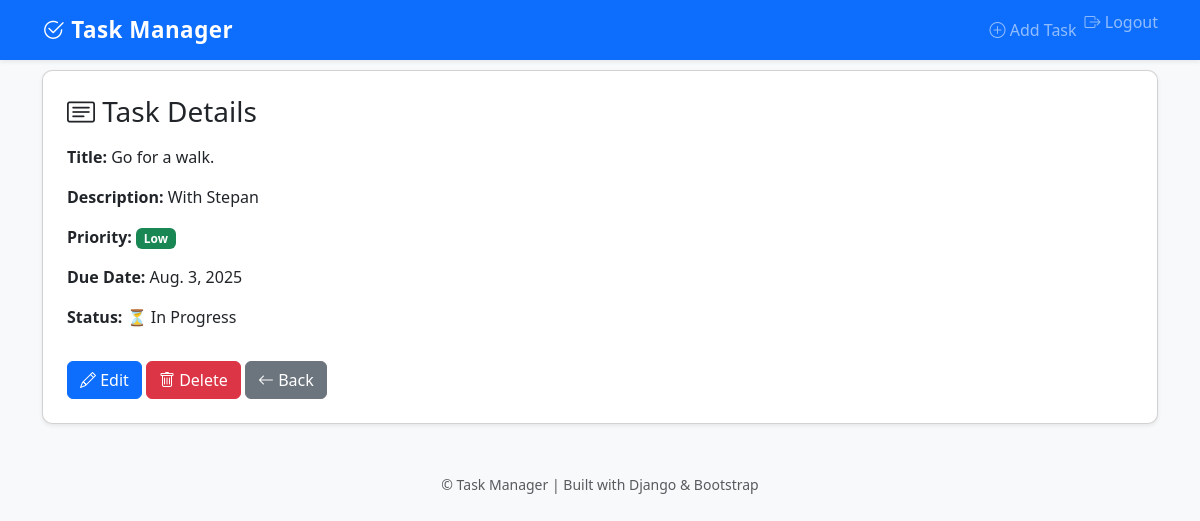
The app's page /tasks/task/3/ (signed in) with its own data.
### tasks/models.py (models this page shows, shortened)
class Task(models.Model):
    title = models.CharField(max_length=200)
    description = models.TextField(blank=True)
    completed = models.BooleanField(default=False)
    priority = models.IntegerField(default=1)
    due_date = models.DateField(null=True, blank=True)
    user = models.ForeignKey(User, on_delete=models.CASCADE)

### tasks/views.py (the view)
# urls.py: path('task/<int:pk>/', views.task_detail, name='task_detail'),
@login_required
def task_detail(request, pk):
    task = get_object_or_404(Task, pk=pk, user=request.user)  # user filter added
    return render(request, 'tasks/task_detail.html', {'task': task})

### tasks/templates/tasks/task_detail.html
{% extends 'tasks/base.html' %}
{% block content %}
<div class="card shadow-sm p-4">
    <h3 class="mb-3"><i class="bi bi-card-text"></i> Task Details</h3>
    <p><strong>Title:</strong> {{ task.title }}</p>
    <p><strong>Description:</strong> {{ task.description|default:"No description" }}</p>
    <p><strong>Priority:</strong>
        {% if task.priority == 3 %}
            <span class="badge bg-danger">High</span>
        {% elif task.priority == 2 %}
            <span class="badge bg-warning text-dark">Medium</span>
        {% else %}
            <span class="badge bg-success">Low</span>
        {% endif %}
    </p>
    <p><strong>Due Date:</strong> {{ task.due_date|default:"No due date" }}</p>
    <p><strong>Status:</strong> {% if task.completed %}✅ Completed{% else %}⏳ In Progress{% endif %}</p>
    <div class="mt-3">
        <a href="{% url 'task_update' task.pk %}" class="btn btn-primary"><i class="bi bi-pencil"></i> Edit</a>
        <a href="{% url 'task_delete' task.pk %}" class="btn btn-danger"><i class="bi bi-trash"></i> Delete</a>
        <a href="{% url 'task_list' %}" class="btn btn-secondary"><i class="bi bi-arrow-left"></i> Back</a>
    </div>
</div>
{% endblock %}

### tasks/templates/tasks/style.css (style rules this page uses)
body { background-color: #f8f9fa; }
.card { border-radius: 10px; }

### records on screen
Task: title "Go for a walk.", description "With Stepan", due_date "Aug. 3, 2025"
